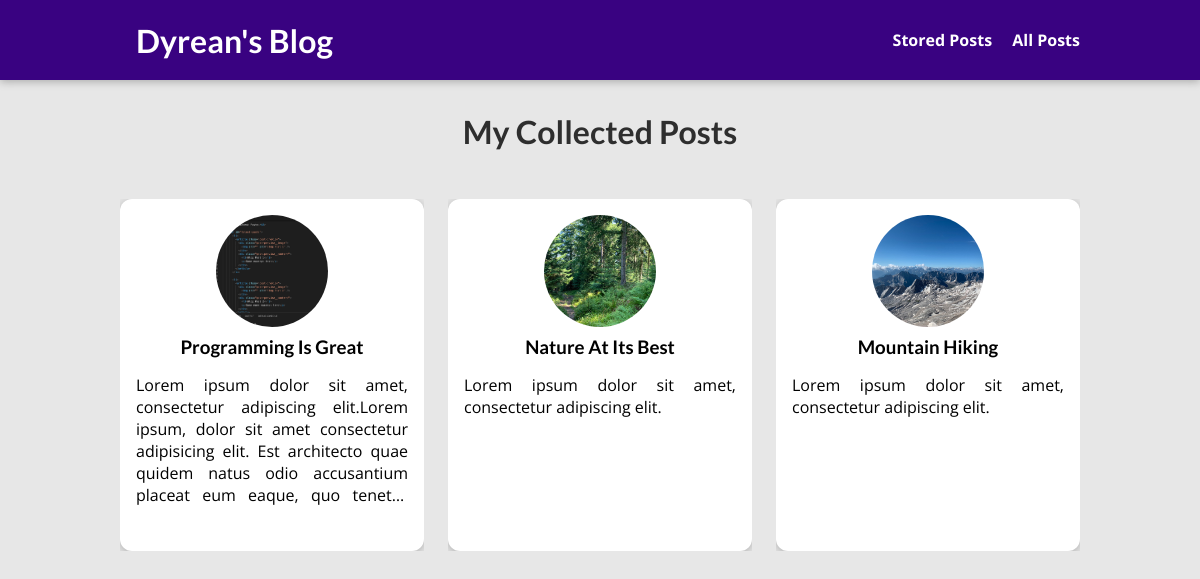
The page /posts on the database its author committed.
### blog/models.py (models this page shows, shortened)
class Post(models.Model):
    title = models.CharField(max_length=150)
    excerpt = models.CharField(max_length=200)
    image = models.ImageField(upload_to="posts", null=True)
    date = models.DateTimeField(auto_now=True)
    slug = models.SlugField(unique=True, db_index=True)
    content = models.TextField(validators=[MinLengthValidator(10)])
    author = models.ForeignKey(
        Author, on_delete=models.SET_NULL, related_name="posts", null=True)
    tags = models.ManyToManyField(Tag)

### blog/views.py (the view)
# urls.py: path("posts", views.AllPostsView.as_view(), name="posts-page"),
class AllPostsView(ListView):
    template_name = "blog/all-posts.html"
    model = Post
    ordering = ["-date"]
    context_object_name = "all_posts"

### blog/templates/blog/all-posts.html (shortened to what this page needs)
{% extends "base.html" %}
{% load static %}
{% block css_files %}
    <link rel="stylesheet" href="{% static "blog/post.css" %}"/>
    <link rel="stylesheet" href="{% static "blog/all-posts.css" %}"/>
{% endblock %}
{% block content %}
<section id="all-posts">
    <h2>My Collected Posts</h2>
    <ul>
        {% for post in all_posts %}
        {% include "blog/includes/post.html" %}
        {% endfor %}
    </ul>
</section>
{% endblock %}

### blog/templates/blog/includes/post.html
<li>
  <article class="post">
    <a href="{% url "post-detail-page" post.slug %}">
      <img src="{{ post.image.url }}" alt="{{ post.title }}"/>
      <div class="post__content">
        <h3>{{ post.title }}</h3>
        <p>
          {{ post.excerpt }}
        </p>
      </div>
    </a>
  </article>
</li>

### static/app.css (style rules this page uses)
* { box-sizing: border-box; }
html { font-family: 'Open Sans', 'Lato', sans-serif; scroll-behavior: smooth; }
body { margin: 0; }
h1, h2, h3 { font-family: 'Lato', sans-serif; font-weight: bold; }

### blog/static/blog/post.css (style rules this page uses)
.post { display: flex; flex-direction: column; align-items: center; text-align: center; overflow: hidden; }
.post p { text-align: justify; display: -webkit-box; -webkit-line-clamp: 6; -webkit-box-orient: vertical; overflow: hidden; }
.post a { text-decoration: none; color: black; transition: all 0.2s ease; padding: 1rem; }
.post img { width: 5rem; height: 5rem; object-fit: cover; border-radius: 50%; }
.post h3 { margin: 0.25rem 0; }

### blog/static/blog/all-posts.css (style rules this page uses)
body { background-color: #e7e7e7; }
#all-posts { margin: 7rem auto; width: 90%; max-width: 60rem; }
#all-posts h2 { text-align: center; font-size: 2rem; color: #2e2e2e; margin: 3rem 0; }
ul { list-style: none; margin: 0; padding: 0; display: grid; grid-template-columns: repeat(auto-fill, minmax(17rem, 1fr)); gap: 1.5rem; }
.post img { width: 7rem; height: 7rem; }
.post a { height: 22rem; transform-origin: center; box-shadow: 0 2px 8px rgba(0, 0, 0, 0.25); border-radius: 12px; background-color: white; }

### rows shown on the page
Post: image (picture), title "Programming Is Great", excerpt "Lorem ipsum dolor sit amet, consectetur adipiscing elit.Lorem ipsum, dolor sit amet consectetur adipisicing elit. Est architecto quae quidem natus odio accusantium placeat eum eaque, quo…"
Post: image (picture), title "Nature At Its Best", excerpt "Lorem ipsum dolor sit amet, consectetur adipiscing elit."
Post: image (picture), title "Mountain Hiking", excerpt "Lorem ipsum dolor sit amet, consectetur adipiscing elit."
